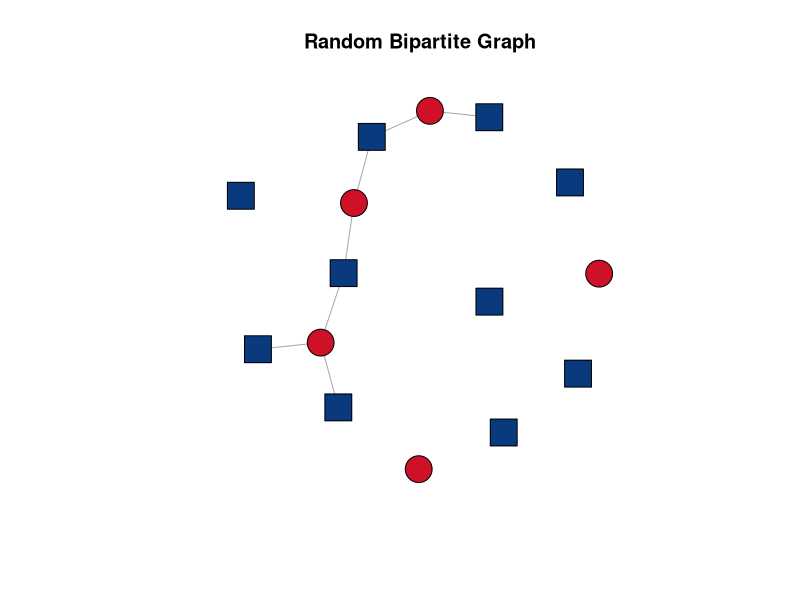

The R script that drew this image: (Note: this script raises an error after producing the figure.)
library(igraph)

# Generate a random bipartite graph
# Example: Creating a random bipartite graph with 10 nodes in the first partition and 5 nodes in the second partition
# Using the gnp model with a connection probability of 0.1
g <- sample_bipartite(10, 5, p = 0.1)
V(g)$shape <- ifelse(V(g)$type, "circle", "square")
V(g)$color <- ifelse(V(g)$type, "#CE1127", "#0A3A7E")

# To visualize the graph
plot(g, vertex.label = NA, main = "Random Bipartite Graph")



# Conteo de ceros para definir la probabilidad de conexión entre 
# nodos
# total de celdas en la matrix - total de ceros / total de celdas
# celdas no nulas / total de celdas
sum(IMEX2 == 0)
ncol(IMEX2)
nrow(IMEX2)
# Para el caso de México con 112 programas y 40 skills
(40*112-sum(IMEX2 == 0))/(40*112)

